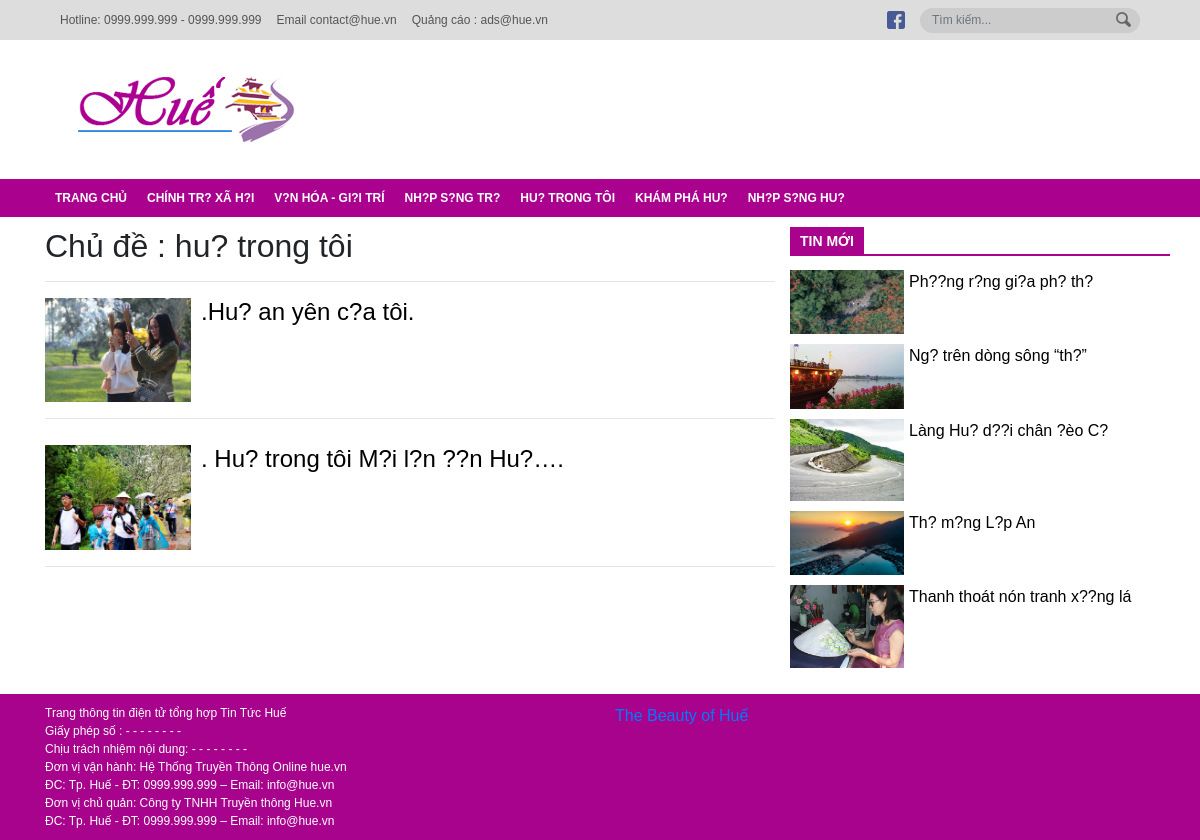
The app's page /category.php?name-cate=hue-trong-toi with its own data.
### tables this page shows
CREATE TABLE `category` (
  `id` int(11) NOT NULL,
  `name` varchar(255) NOT NULL,
  `slug` varchar(255) NOT NULL
);

### admin/model/entity/post.php (called while the page is built, shortened)
<?php
	class Post{
		function __construct($id,$title,$slug,$thumbnail,$content,$author,$timesend,$category,$tag,$isHide)
		{
			$this->title = $title;
			$this->slug = $slug;
			$this->thumbnail = $thumbnail;
		}
		static function getNewPost()
		{
			$connect = new mysqli("localhost","root","","hue-cms");
			$connect->set_charset("utf8");
			$query = "SELECT post.id,title,slug,thumbnail,content,user.fullname,timesend,category,tag,isHide FROM post JOIN user ON post.author = user.username WHERE isHide = 0 ORDER BY id DESC LIMIT 1,5";
			$result = $connect->query($query);
			$rs = array();
			if ($result->num_rows > 0) {
				while ($rows = $result->fetch_assoc()) {
					array_push($rs,new Post(
	                    $rows["id"],
						$rows["title"],
						$rows["slug"],
	                    $rows["thumbnail"],
	                    $rows["content"],
						$rows["fullname"],
						$rows["timesend"],
						$rows["category"],
						$rows["tag"],
						$rows["isHide"]
	                ));
				}
	        }
			return $rs;
		}
		static function getPostByCategory($category)
		{
			$connect = new mysqli("localhost","root","","hue-cms");
			$connect->set_charset("utf8");
			$query = "SELECT post.id,title,slug,thumbnail,content,user.fullname,timesend,category,tag,isHide FROM post JOIN user ON post.author = user.username WHERE isHide = 0 and category = '{$category}' ORDER BY id DESC";
			$result = $connect->query($query);
			$rs = array();
			if ($result->num_rows > 0) {
				while ($rows = $result->fetch_assoc()) {
					array_push($rs,new Post(
	                    $rows["id"],
						$rows["title"],
						$rows["slug"],
	                    $rows["thumbnail"],
	                    $rows["content"],
						$rows["fullname"],
						$rows["timesend"],
						$rows["category"],
						$rows["tag"],
						$rows["isHide"]
	                ));
				}
	        }
			return $rs;
		}
	}
?>

### admin/model/entity/category.php (called while the page is built, shortened)
<?php
	class Category{
		function __construct($id, $slug,$name)
		{
			$this->slug = $slug;
			$this->name = $name;
		}
		static function getAllCategory(){
			$connect = new mysqli("localhost","root","","hue-cms");
			$connect->set_charset("utf8");
			$query = "SELECT * FROM category";
			$result = $connect->query($query);
			$rs = array();
			if ($result) {
				while ($rows = $result->fetch_assoc()) {
					array_push($rs,new Category(
						$rows["id"],
						$rows["slug"],
	                    $rows["name"]
	                ));
				}
			}
        	return $rs;
		}
		static function getNameCateBySlug($slug){
			$connect = new mysqli("localhost","root","","hue-cms");
			$connect->set_charset("utf8");
			$query = "SELECT * FROM category WHERE slug = '{$slug}'";
			$result = $connect->query($query);
			$rs = array();
			if ($result) {
				while ($rows = $result->fetch_assoc()) {
					array_push($rs,new Category(
						$rows["id"],
						$rows["slug"],
	                    $rows["name"]
	                ));
				}
			}
        	return $rs;
		}
	}
?>

### category.php (the view)
<?php include_once('header.php');?>
	<main>
		<div class="container">
			<div class="row">
				<div class="col col-8">
					<div class="ten-category">
						<h2>Chủ đề : <?php echo $namecate[0]->name;?></h2>
						<hr>
					</div>
					<div class="mini-post">
						<ul>
							<?php
							include_once('admin/model/entity/post.php');
							$postcate = Post::getPostByCategory($_GET['name-cate']);
								foreach($postcate as $key => $value){
									echo "<li class='post-in-cate'>";
									echo "<a href='chitiet.php?slug-bai-viet=".$value->slug."'>";
									echo "<img src='admin/".$value->thumbnail."'>";
									echo "<h4>.$value->title.</h4>";
									echo "</a><hr>";
									echo "</li>";
								}
							?>
						</ul>
					</div>
				</div>
				<div class="col col-4 mini-post">
					<div class="menu-tin-moi">
						<a href="#">tin mới</a>
					</div>
					<ul>
						<?php
							foreach($newpost as $key => $value){
								echo "<li class='min-post-detail'>";
								echo "<a href='chitiet.php?slug-bai-viet=".$value->slug."'><img src='admin/".$value->thumbnail."'>";
								echo "<p>".$value->title."</p>";
								echo "</a>";
								echo "</li>";
							}
						?>
					</ul>
				</div>
			</div>
		</div>
	</main>
	<?php include_once('footer.php');?>

### header.php (shortened to what this page needs)
<?php
    include_once('admin/model/entity/category.php');
	$category = Category::getAllCategory();
	include_once('admin/model/entity/post.php');
	$newpost = Post::getNewPost();
	include_once('admin/model/entity/post.php');
	if(isset($_GET['name-cate'])){
		$namecate = Category::getNameCateBySlug($_GET['name-cate']);
	}
?>
<!DOCTYPE html>
<html lang="en">
<head>
	<link rel="stylesheet" href="https://maxcdn.bootstrapcdn.com/bootstrap/4.0.0/css/bootstrap.min.css">
	<link rel="stylesheet" type="text/css" href="style.css">
	<link rel="stylesheet" type="text/css" href="responsive.css">
</head>
<body>
	<header>
		<div class="top-bar">
			<div class="container">
				<div class="row row-nmg justify-content-between align-items-center">
					<div class="box-1">
						<ul>
							<li>Hotline: 0999.999.999 - 0999.999.999</li>
							<li>Email contact@hue.vn</li>
							<li>Quảng cáo : ads@hue.vn</li>
						</ul>
					</div>
					<div class="box-2">
						<ul>
							<li>
								<a href="#">
									<img src="img/facebook_ic.png">
								</a>
							</li>
							<li>
								<form method="POST" class="search-form" action="#">
									<div class="search form-group">
										<input type="text" name="search" id="search_box" class="form-control" placeholder="Tìm kiếm...">
									</div>
									<button type="submit" class="btn btn-search">
										<img src="img/Search.png">
									</button>
								</form>
							</li>
						</ul>
					</div>
				</div>
			</div>
		</div>
		<div id="menu_mobile" class="content" style="display: block;">
	        <div class="container">
	            <div class="row row-nmg justify-content-between align-items-center">
	                <a href="index.php" class="logo">
	                	<img src="img/logo-header.png" alt="hue.vn"></a>
	                </div>
	            </div>
	        </div>
		<div class="nav-header">
			<div class="container">
				<ul class="main">
					<li><a href="index.php">trang chủ</a></li>
                    <?php
                        foreach($category as $key => $value){
                            echo "<li><a href='category.php?name-cate=".$value->slug."'>".$value->name."</a></li>";
                        }
                    ?>
				</ul>
			</div>
		</div>
	</header>

### style.css (style rules this page uses)
body { font-family: Arial, sans-serif; }
a { cursor: pointer; text-decoration: none; }
header .top-bar { height: 40px; background-color: #ddd; }
header ul { margin-bottom: 0; padding-left: 0; }
header ul li { list-style-type: none; }
header .top-bar ul, header .top-bar .box-2 { display: flex; flex-direction: row; flex-wrap: nowrap; }
header .top-bar ul li { color: #555; font-size: 12px; margin-right: 15px; margin-top: auto; margin-bottom: auto; }
header .top-bar form, header nav.nav-header form, header .top-bar form, header nav.nav-header-search form { position: relative; }
header .top-bar form .search, header nav.nav-header form .search, header .top-bar form .search, header nav.nav-header-search form .search { margin-bottom: 0; }
header .top-bar form .search input, header nav.nav-header-search form .search input { border-radius: unset; }
header .top-bar form .search input, header nav.nav-header form .search input, header .top-bar form .search input, header nav.nav-header-search form .search input { height: 25px; color: #555; font-size: 12px; border-radius: 25px; border: none; background-color: #ccc; width: 220px; }
header .top-bar form button.btn-search, header nav.nav-header-search form button.btn-search { position: absolute; right: 8px; top: 43%; transform: translateY(-50%); background-color: transparent; padding: 0; }
header .content .logo { padding: 2rem 0.5rem 2rem 0; }
header .nav-header, header .nav-header-search { background-color: #aa018f; }
header ul.main { display: flex; flex-direction: row; align-items: center; height: 38px; }
header .nav-header ul.main > li, header .nav-header ul.main > li > a, header .nav-header-search ul.main > li, header .nav-header-search ul.main > li > a { color: white; align-items: center; transition: 0.2s; display: flex; }
header ul.main > li > a { text-decoration: none; text-transform: uppercase; font-weight: 700; font-size: 12px; padding: 10px; height: 100%; position: relative; }
header ul.main > li a:after { content: ""; position: absolute; bottom: 31px; left: 37%; border-top: 7px solid white; border-right: 7px solid transparent; border-left: 7px solid transparent; opacity: 0; }
.container, .container > .row { height: 100%; }
.row { height: 100%; }
.row-nmg { margin-left: 0; margin-right: 0; }
main { padding-top: 10px; }
.menu-tin-moi a { text-decoration: none; display: block; background: #a9028d; color: #fff; padding: 4px 10px; float: left; position: relative; z-index: 0; text-transform: uppercase; font-size: 14px; font-weight: bold; }
.menu-tin-moi { border-bottom: 2px solid #a9028d; display: block; height: 29px; overflow: hidden; margin-bottom: 14px; }
.mini-post { padding: 0; }
.min-post-detail img { width: 30%; height: auto; }
.mini-post ul { padding: 0; }
.mini-post ul li { padding-bottom: 10px; list-style: none; }
.mini-post ul li p { padding-left: 5px; }
.min-post-detail a { color: black; text-decoration: none; display: flex; }
.post-in-cate img { width: 20%; height: auto; }
.post-in-cate a { color: black; text-decoration: none; display: flex; }
.post-in-cate a h4 { padding-left: 10px; }

### records on screen
category: name "CHÍNH TR? XÃ H?I"
category: name "V?N HÓA - GI?I TRÍ"
category: name "NH?P S?NG TR?"
category: name "HU? TRONG TÔI", name "hu? trong tôi"
category: name "KHÁM PHÁ HU?"
category: name "NH?P S?NG HU?"

### other values on screen
$value->title "Hu? an yên c?a tôi"
$value->title "Hu? trong tôi M?i l?n ??n Hu?…"
$value->title "Ph??ng r?ng gi?a ph? th?"
$value->title "Ng? trên dòng sông “th?”"
$value->title "Làng Hu? d??i chân ?èo C?"
$value->title "Th? m?ng L?p An"
$value->title "Thanh thoát nón tranh x??ng lá"
